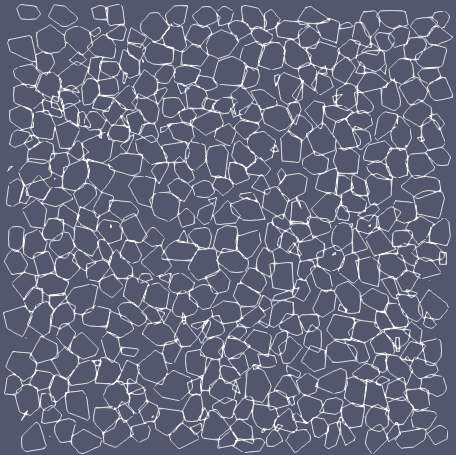
#> input picture scripts/binarization/image.png, 456 x 455 px
$ jupyter execute test.ipynb
#> lines starting #> are read from the running program, lines starting #| are printed output that depends on the picture; after the words box and inside, x2 and y2 are one past the last pixel; in counts of white or black regions, pixels touching at a corner belong together
[cell 1]
# Re-import necessary libraries since the environment was reset
import cv2
from matplotlib import pyplot as plt

# Path to the new image
new_image_path = 'image.png'

# Read the new image
new_image = cv2.imread(new_image_path, cv2.IMREAD_GRAYSCALE)
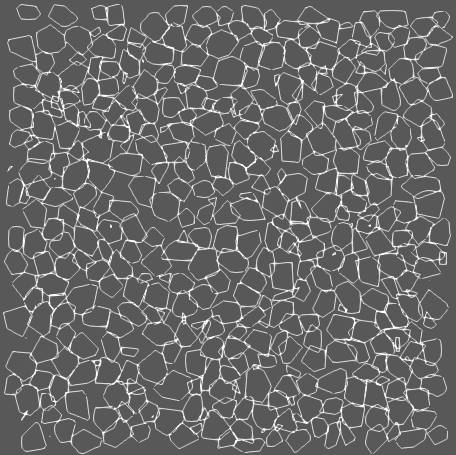
#> new_image: shape (455, 456); min 88, max 255, mean 104.7

# Binarize the image using a threshold
_, binary_new_image = cv2.threshold(new_image, 127, 255, cv2.THRESH_BINARY)
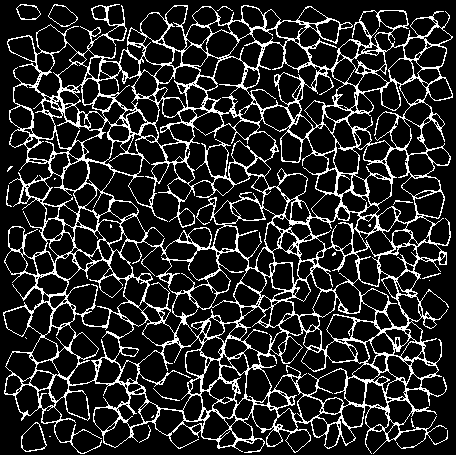
#> binary_new_image: shape (455, 456); 16.2% white in thin lines or dots

# Detect contours in the new binarized image
contours_new, _ = cv2.findContours(binary_new_image, cv2.RETR_EXTERNAL, cv2.CHAIN_APPROX_SIMPLE)
#> contours_new = 13 contours, 9 with area under 20; largest, box (x1, y1, x2, y2) and area: (3, 4, 453, 454) 163474, (21, 422, 47, 452) 500, (48, 4, 78, 27) 407, (16, 4, 41, 20) 281

# Draw contours on a copy of the new image (in color)
contour_new_image = cv2.cvtColor(new_image, cv2.COLOR_GRAY2BGR)
cv2.drawContours(contour_new_image, contours_new, -1, (0, 255, 0), 2)
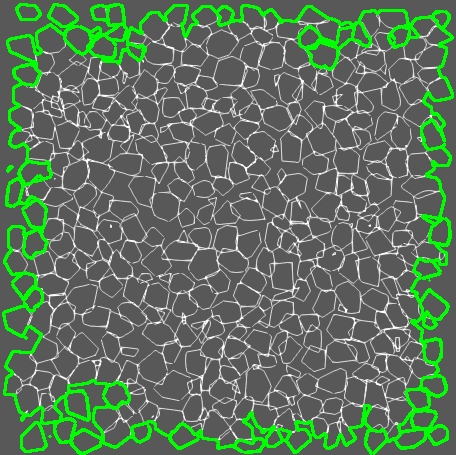
#> contour_new_image: shape (455, 456, 3); mean B, G, R 93.5, 115.7, 93.5

# Display the image with contours
plt.figure(figsize=(8, 8))
plt.imshow(contour_new_image)
plt.title('Contours Detected in New Image')
plt.axis('off')
plt.show()

[cell 2]
# Create a blank mask for filling contours
filled_contours_new = cv2.cvtColor(new_image, cv2.COLOR_GRAY2BGR)
cv2.drawContours(filled_contours_new, contours_new, -1, (255, 255, 255), thickness=cv2.FILLED)
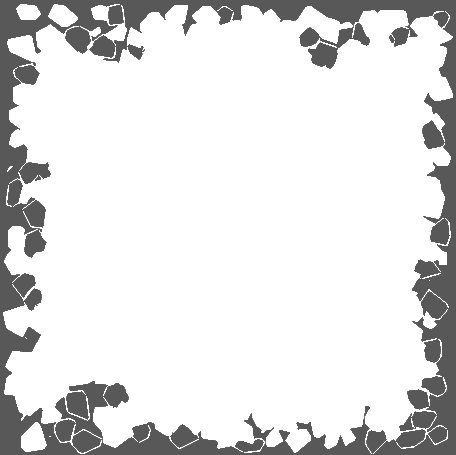
#> filled_contours_new: shape (455, 456, 3); min 88, max 255, mean 223.2

# Convert to grayscale and binarize
filled_contours_gray_new = cv2.cvtColor(filled_contours_new, cv2.COLOR_BGR2GRAY)
_, filled_binary_new_image = cv2.threshold(filled_contours_gray_new, 127, 255, cv2.THRESH_BINARY)
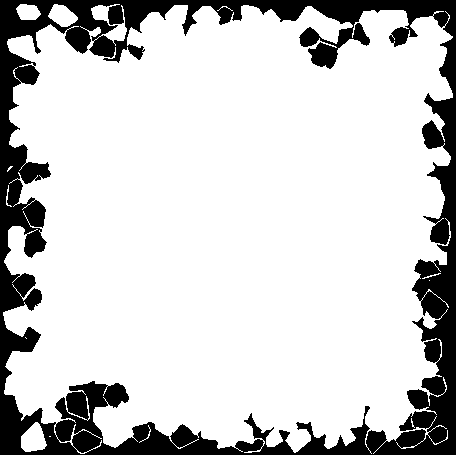
#> filled_binary_new_image: shape (455, 456); 80.8% white; 1 black region, box (x1, y1, x2, y2) and area: (0, 0, 456, 455) 39852

# Display the filled and binarized image
plt.figure(figsize=(8, 8))
plt.imshow(filled_binary_new_image, cmap='gray')
plt.title('Filled Contours and Binarized (New Image)')
plt.axis('off')
plt.show()
